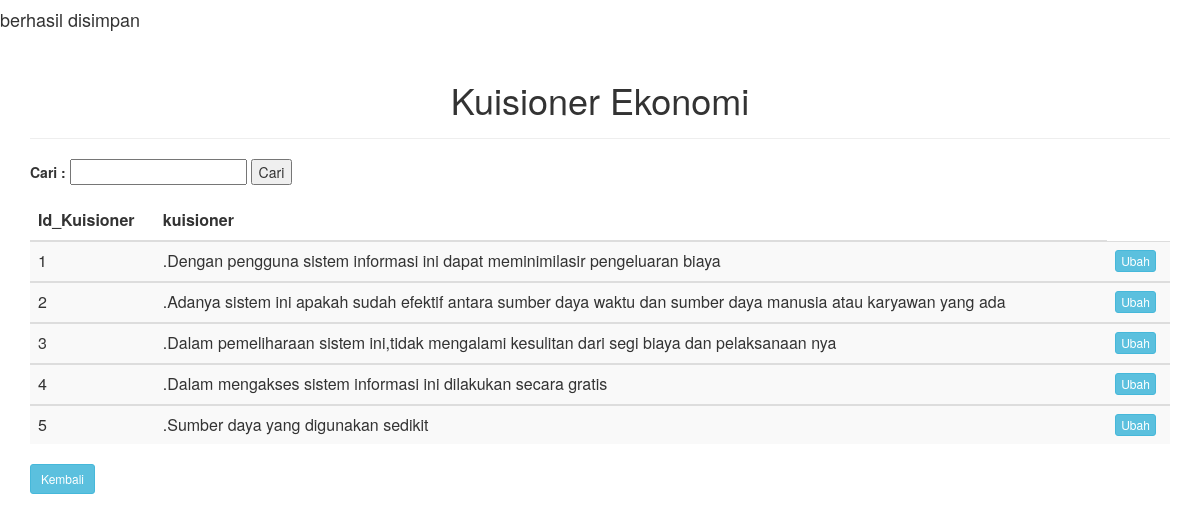
Screenshot of /admin/s_ubahkuisionerek.php with the database file from the repository.
### tables this page shows
CREATE TABLE `k_ekonomi` (
  `id_kuisioner` int(11) NOT NULL,
  `kuisioner` text NOT NULL
);

### admin/tampilkuisionerek.php (the view, shortened to what this page needs)
<!DOCTYPE HTML>
<html>
<head>
	<link href="css1/bootstrap.css" rel="stylesheet">
</head>
<?php
			$data=mysql_query("select *from k_ekonomi");
?>
<body>
<div class="container">
	<div class="page-header" align="center"><h1>Kuisioner Ekonomi</h1></div>
	<form action="tampilkuisionerek.php" method="get">
		<label>Cari :</label>
		<input type="text" name="cari">
		<input type="submit" value="Cari">
	</form>
	<table class="table table-striped">
		<thead>
			<th>Id_Kuisioner</th>
			<th>kuisioner</th>
		</thead>
		<tbody>
	<?php
		if(isset($_GET['cari'])){
			$cari = $_GET['cari'];
			$data = mysql_query("select * from k_ekonomi where id_kuisioner like '%".$cari."%'");
		}else{
		$data = mysql_query("select * from k_ekonomi");
	}
		while($d=mysql_fetch_array($data)){
		?>
			<td><?php echo $d['id_kuisioner']; ?></td>
			<td><?php echo $d['kuisioner']; ?></td>
		<td><a class="btn btn-info btn-xs" a href="ubahkuisionerek.php?id_kuisioner=<?php echo $d['id_kuisioner']; ?>">Ubah</td>
		</tbody>
		<?php
		}
	?>
	</table>
	<a class="btn btn-info btn-sm" href="dashboard.php">Kembali</a>
</div>
</body>
</html>

### rows the page displays
k_ekonomi: id_kuisioner "1", kuisioner ".Dengan pengguna sistem informasi ini dapat meminimilasir pengeluaran biaya"
k_ekonomi: id_kuisioner "2", kuisioner ".Adanya sistem ini apakah sudah efektif antara sumber daya waktu dan sumber daya manusia atau karyawan yang ada"
k_ekonomi: id_kuisioner "3", kuisioner ".Dalam pemeliharaan sistem ini,tidak mengalami kesulitan dari segi biaya dan pelaksanaan nya"
k_ekonomi: id_kuisioner "4", kuisioner ".Dalam mengakses sistem informasi ini dilakukan secara gratis"
k_ekonomi: id_kuisioner "5", kuisioner ".Sumber daya yang digunakan sedikit"
